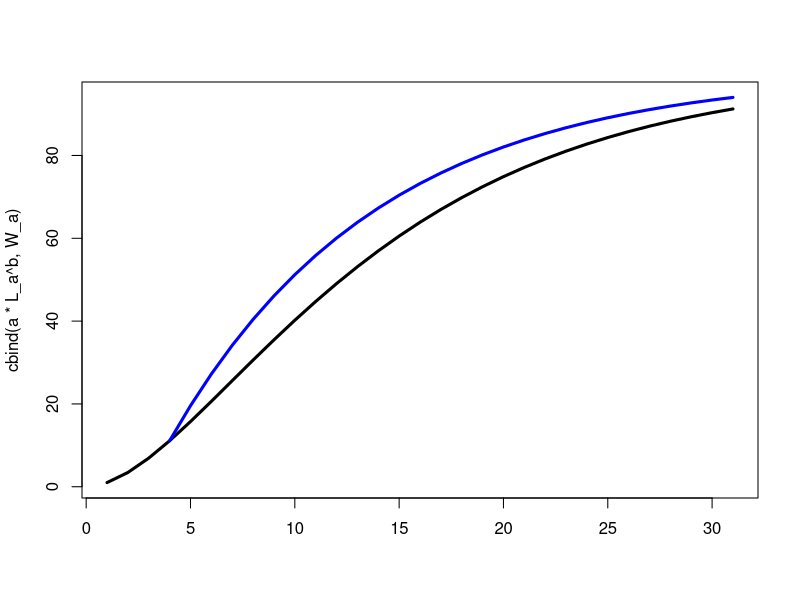

Write the R code that produced this figure.


# Parameters (to be found for life history database)
Linf = 100 # cm
k_L = 0.1 # growth coefficient for VBGF in length
L0 = 10
a = 0.01 # g per cm^3
b = 2 # isometric weight at age (DEFAULT = 3)
r = 3 # age at recruitment (whole number)

# Calculate length at-age
a_set = 0:30
L_a = L0 + (Linf-L0) * (1-exp( -k_L*a_set))

# Calculate parameters for VBGF in weight
w_r = a * L_a[which(a_set==r)]^b
Winf = a * Linf^b
k_W = k_L  # I'm not sure why this isn't k_W = 3*k_L, but that doesn't seem to work well
rho = exp( -k_W )
alpha_g = Winf * (1-rho)

# Calculate weight at age from VBGF for weight at age using recursive parameterization used by Delay-Difference model
W_a = rep(NA,length(a_set))
W_a[which(a_set==r)] = w_r
for( i in (which(a_set==r)+1):length(a_set)) W_a[i] = alpha_g + rho*W_a[i-1]

# Confirm that they're similar past age r
matplot( cbind( a*L_a^b, W_a), type="l", col=c("black","blue"), lty="solid", lwd=3)

